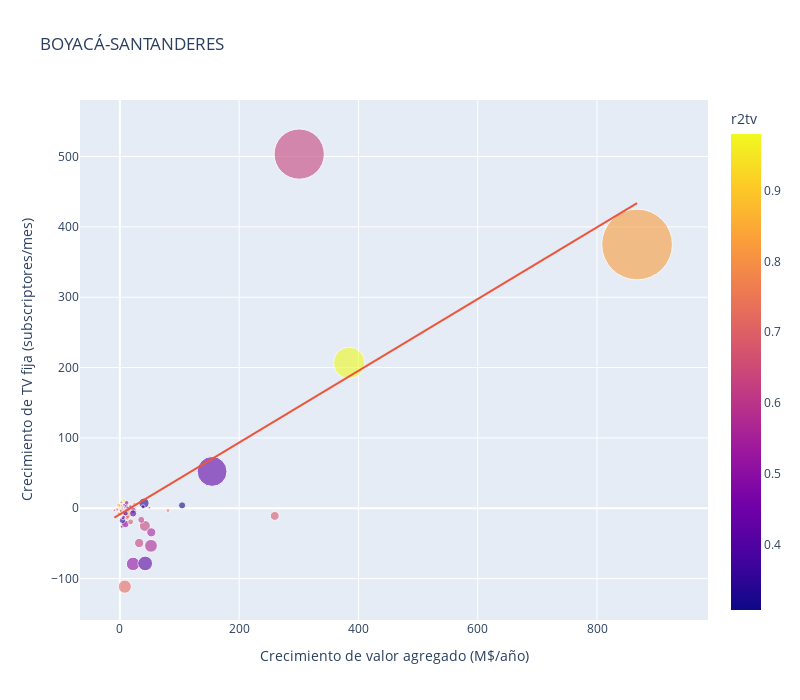

Here is the notebook cell this chart was saved with:
### Code cell
rx=None
ry=None
regg=regl[1]
fig = px.scatter(dfmpc[dfmpc.region==regg], x="vaslope", y="slopetv",size="meansuscptv", color="r2tv",hover_name="mpio",size_max=50,width=800,height=700,labels={"vaslope": "Crecimiento de valor agregado (M$/año)","slopetv": "Crecimiento de TV fija (subscriptores/mes)"},opacity=0.6,trendline='ols',title=regg,template='plotly',range_y=ry,range_x=rx)
fig.show()

### Figure 1 — Plotly figure (JSON) as saved in the notebook; plotly's stock layout.template omitted (floating-point values rounded to 4 significant figures; data arrays with more than 128 entries replaced by an {"elided": "..."} marker saying what was removed)
{"data": [{"hovertemplate": "<b>%{hovertext}</b><br><br>Crecimiento de valor agregado (M$/año)=%{x}<br>Crecimiento de TV fija (subscriptores/mes)=%{y}<br>meansuscptv=%{marker.size}<br>r2tv=%{marker.color}<extra></extra>", "hovertext": {"elided": "139 str values"}, "legendgroup": "", "marker": {"color": {"elided": "139 float values"}, "coloraxis": "coloraxis", "opacity": 0.6, "size": {"elided": "139 float values"}, "sizemode": "area", "sizeref": 42.14, "symbol": "circle"}, "mode": "markers", "name": "", "orientation": "v", "showlegend": false, "x": {"elided": "139 float values"}, "xaxis": "x", "y": {"elided": "139 float values"}, "yaxis": "y", "type": "scatter"}, {"hovertemplate": "<b>OLS trendline</b><br>slopetv = 0.509986 * vaslope + -8.49736<br>R<sup>2</sup>=0.575773<br><br>Crecimiento de valor agregado (M$/año)=%{x}<br>Crecimiento de TV fija (subscriptores/mes)=%{y} <b>(trend)</b><extra></extra>", "legendgroup": "", "marker": {"symbol": "circle"}, "mode": "lines", "name": "", "showlegend": false, "x": {"elided": "139 float values"}, "xaxis": "x", "y": {"elided": "139 float values"}, "yaxis": "y", "type": "scatter"}], "layout": {"xaxis": {"anchor": "y", "domain": [0.0, 1.0], "title": {"text": "Crecimiento de valor agregado (M$/año)"}}, "yaxis": {"anchor": "x", "domain": [0.0, 1.0], "title": {"text": "Crecimiento de TV fija (subscriptores/mes)"}}, "coloraxis": {"colorbar": {"title": {"text": "r2tv"}}, "colorscale": [[0.0, "#0d0887"], [0.1111, "#46039f"], [0.2222, "#7201a8"], [0.3333, "#9c179e"], [0.4444, "#bd3786"], [0.5556, "#d8576b"], [0.6667, "#ed7953"], [0.7778, "#fb9f3a"], [0.8889, "#fdca26"], [1.0, "#f0f921"]]}, "legend": {"tracegroupgap": 0, "itemsizing": "constant"}, "title": {"text": "BOYACÁ-SANTANDERES"}, "height": 700, "width": 800}}
